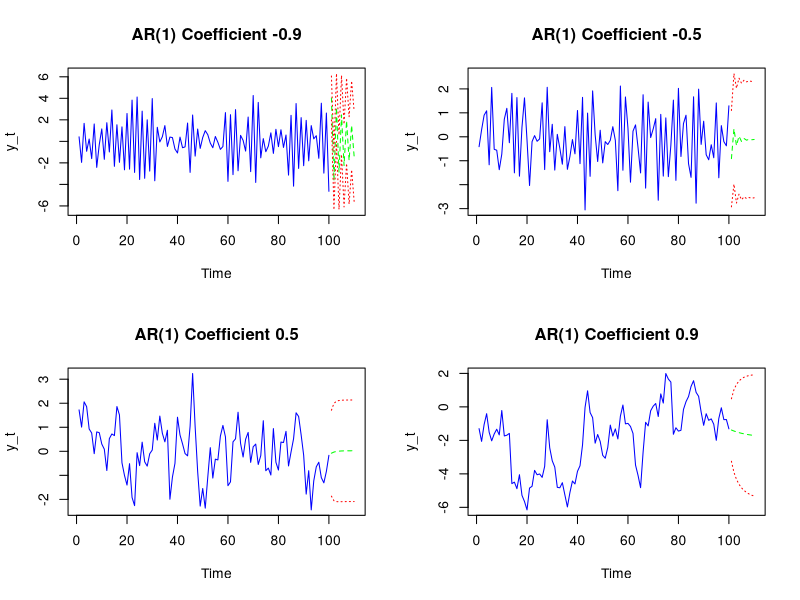
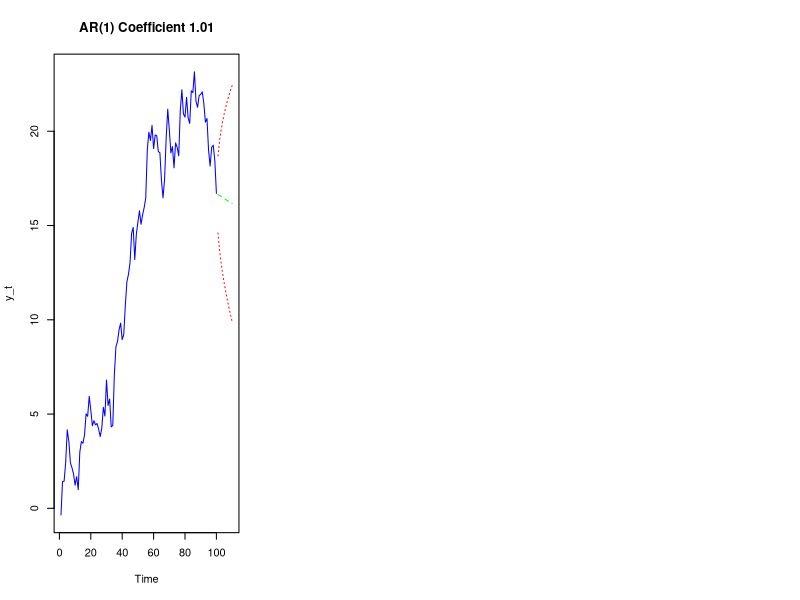

The R source for these figures, in order: (Note: this script raises an error after producing the figures.)
# KOMYA, KITU
# 404-491-375
# Due: 10/26/18
# Homework 2

##############
#     1a     #
##############

par(mfrow = c(2, 2))

# AR(1) with alpha = -0.9.
y = ts(arima.sim(n = 100, list(ar = c(-0.9)), innov = rnorm(100)))
y.ar = arima(y, order = c(1, 0, 0))
y.pred = ts(predict(y.ar, n.ahead = 10, se.fit = TRUE))
cil = ts((y.pred$pred - 1.96 * y.pred$se), start = 101)
ciu = ts((y.pred$pred +1.96 * y.pred$se), start = 101)
ts.plot(cbind(y, y.pred$pred, cil, ciu), lty = c(1, 2, 3, 3),
        col=c("blue", "green", "red","red"), ylab="y_t", main = "AR(1) Coefficient -0.9")

# AR(1) with alpha = -0.5.
y = ts(arima.sim(n = 100, list(ar = c(-0.5)), innov = rnorm(100)))
y.ar = arima(y, order = c(1, 0, 0))
y.pred = ts(predict(y.ar, n.ahead = 10, se.fit = TRUE))
cil = ts((y.pred$pred - 1.96 * y.pred$se), start = 101)
ciu = ts((y.pred$pred +1.96 * y.pred$se), start = 101)
ts.plot(cbind(y, y.pred$pred, cil, ciu), lty = c(1, 2, 3, 3),
        col=c("blue", "green", "red","red"), ylab="y_t", main = "AR(1) Coefficient -0.5")

# AR(1) with alpha = 0.5.
y = ts(arima.sim(n = 100, list(ar = c(0.5)), innov = rnorm(100)))
y.ar = arima(y, order = c(1, 0, 0))
y.pred = ts(predict(y.ar, n.ahead = 10, se.fit = TRUE))
cil = ts((y.pred$pred - 1.96 * y.pred$se), start = 101)
ciu = ts((y.pred$pred +1.96 * y.pred$se), start = 101)
ts.plot(cbind(y, y.pred$pred, cil, ciu), lty = c(1, 2, 3, 3),
        col=c("blue", "green", "red","red"), ylab="y_t", main = "AR(1) Coefficient 0.5")

# AR(1) with alpha = 0.9.
y = ts(arima.sim(n = 100, list(ar = c(0.9)), innov = rnorm(100)))
y.ar = arima(y, order = c(1, 0, 0))
y.pred = ts(predict(y.ar, n.ahead = 10, se.fit = TRUE))
cil = ts((y.pred$pred - 1.96 * y.pred$se), start = 101)
ciu = ts((y.pred$pred +1.96 * y.pred$se), start = 101)
ts.plot(cbind(y, y.pred$pred, cil, ciu), lty = c(1, 2, 3, 3),
        col=c("blue", "green", "red","red"), ylab="y_t", main = "AR(1) Coefficient 0.9")

dev.off()

##############
#     1b     #
##############

par(mfrow = c(3, 1))

# AR(1) alpha = 1.01
par(mfrow=c(1,3))
y1 <- w <- rnorm(100)
for (t in 2:100) y1[t] = 1.01 * y1[t - 1] + w[t]
y1 = ts(y1)
y.ar1 = arima(y1, order = c(1, 0, 0))
y.pred1 = ts(predict(y.ar1, n.ahead = 10, se.fit = TRUE))
cil1 = ts((y.pred1$pred - 1.96 * y.pred1$se), start = 101)
ciu1 = ts((y.pred1$pred + 1.96 * y.pred1$se), start = 101)
ts.plot(cbind(y1, y.pred1$pred, cil1, ciu1), lty = c(1, 2, 3, 3),
        col=c("blue", "green", "red","red"), ylab="y_t", main = "AR(1) Coefficient 1.01")

# AR(1) alpha = 1.02
y2 <- w <- rnorm(100)
for (t in 2:100) y2[t] = 1.02 * y2[t - 1] + w[t]
y2 = ts(y2)
#y.ar2 = arima(y2, order = c(1, 0, 0))
y.pred2 = ts(predict(y.ar2, n.ahead = 10, se.fit = TRUE))
cil2 = ts((y.pred2$pred - 1.96 * y.pred2$se), start = 101)
ciu2 = ts((y.pred2$pred + 1.96 * y.pred2$se), start = 101)
ts.plot(cbind(y2, y.pred2$pred, cil2, ciu2), lty = c(1, 2, 3, 3),
        col=c("blue", "green", "red","red"), ylab="y_t", main = "AR(1) Coefficient 1.02")


# AR(1) alpha 1.05
y3 <- w <- rnorm(100)
for (t in 2:100) y3[t] = 1.05 * y3[t - 1] + w[t]
y3 = ts(y3)
#y.ar3 = arima(y3, order = c(1, 0, 0))
#y.pred3 = ts(predict(y.ar3, n.ahead = 10, se.fit = TRUE))
#cil3 = ts((y.pred3$pred - 1.96 * y.pred3$se), start = 101)
#ciu3 = ts((y.pred3$pred + 1.96 * y.pred3$se), start = 101)
ts.plot(cbind(y3, y.pred3$pred, cil3, ciu3), lty = c(1, 2, 3, 3),
        col=c("blue", "green", "red","red"), ylab="y_t", main = "AR(1) Coefficient 1.05")

# roots of polynomial
Mod(polyroot(c(1, -1.01)))
Mod(polyroot(c(1, -1.02)))
Mod(polyroot(c(1, -1.05)))

dev.off()

##############
#     1c     #
##############

par(mfrow=c(1,3))

# alpha = 1.01 with differencing
y.star1= diff(y1, lag=1, diff=1) 
plot.ts(y.star1, main ="time series plot with regular differencing")
acf(y.star1)
y_fit1=arima(y1, order=c(1,1,0))
y.pred1 = ts(predict(y_fit1, n.ahead = 3, se.fit = TRUE))
cil1 = ts((y.pred1$pred - 1.96 * y.pred1$se), start = 101)
ciu1 = ts((y.pred1$pred + 1.96 * y.pred1$se), start = 101)
ts.plot(cbind(y1, y.pred1$pred, cil1, ciu1), lty = c(1, 2, 3, 3),
        col=c("blue", "green", "red","red"), ylab="y_t", main = "AR(1) Coefficient 1.01 with regular differencing")

# alpha = 1.02 with differencing
y.star2= diff(y2, lag=1, diff=1) 
plot.ts(y.star2, main="time series plot with regular differencing")
acf(y.star2)
y_fit2=arima(y2, order=c(1,1,0))
y.pred2 = ts(predict(y_fit2, n.ahead = 3, se.fit = TRUE))
cil2 = ts((y.pred2$pred - 1.96 * y.pred2$se), start = 101)
ciu2 = ts((y.pred2$pred + 1.96 * y.pred2$se), start = 101)
ts.plot(cbind(y2, y.pred2$pred, cil2, ciu2), lty = c(1, 2, 3, 3),
        col=c("blue", "green", "red","red"), ylab="y_t", main = "AR(1) Coefficient 1.02 with regular differencing")

# alpha = 1.05 with differencing
y.star3= diff(y3, lag=1, diff=1) 
plot.ts(y3, main="time series plot with regular differencing")
acf(y.star3)
y_fit3=arima(y3, order=c(1,1,0))
y.pred3 = ts(predict(y_fit3, n.ahead = 3, se.fit = TRUE))
cil3 = ts((y.pred3$pred - 1.96 * y.pred3$se), start = 101)
ciu3 = ts((y.pred3$pred + 1.96 * y.pred3$se), start = 101)
ts.plot(cbind(y3, y.pred3$pred, cil3, ciu3), lty = c(1, 2, 3, 3),
        col=c("blue", "green", "red","red"), ylab="y_t", main = "AR(1) Coefficient 1.05 with regular differencing")

# look at fits
y_fit1
y_fit2

dev.off()



##############
#     2a     #
##############

x = ts(arima.sim(n = 1000, list(ar = c(5/6, -1/6)), 
                 innov = rnorm(1000)))  # simulated data 
plot.ts(x) # time series plot


##############
#     2b     #
##############

# plots
par(mfrow = c(1, 2))
acf(x)
pacf(x)


##############
#     2c     #
##############

x_AR = arima(x, order = c(2, 0, 0)) # AR model
x_AR


##############
#     2d     #
##############

# confidence intervals
x_AR$coef[1] - 1.96 * 0.0311
x_AR$coef[1] + 1.96 * 0.0311
x_AR$coef[2] - 1.96 * 0.0311
x_AR$coef[2] + 1.96 * 0.0311


##############
#     2e     #
##############

Mod(polyroot(c(1, -5/6, 1/6))) # roots of polynomial


##############
#     2f     #
##############

# plots
par(mfrow = c(1, 2))
acf(resid(x_AR))
pacf(resid(x_AR))


##############
#     3a     #
##############

# roots of polynomial
Mod(polyroot(c(1, -3/2, 1/2))) 


##############
#     3b     #
##############

# roots of polynomial
Mod(polyroot(c(1, -5/2, -2, -1/2))) 


##############
#     3c     #
##############

x <- w <- rnorm(1000) # white noise
for (t in 3:1000) x[t] = (3/2) * x[t - 1] - (1/2) * x[t - 2] + w[t]
x = ts(x)
y = diff(x, lag = 1, diff = 1)


##############
#     3d     #
##############

# confidence intervals
y_ar = arima(x, order=c(2,1,0))

y_ar$coef[1] - 1.96 * 0.0316
y_ar$coef[1] + 1.96 * 0.0316
y_ar$coef[2] + 1.96 * 0.0316
y_ar$coef[2] - 1.96 * 0.0316


##############
#     3e     #
##############

# plots
par(mfrow = c(1, 2))
acf(resid(y_ar))
pacf(resid(y_ar))
